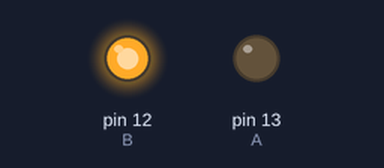
Recording of a sketch running on a simulated Arduino Uno, built with avr-gcc and run on an emulated ATmega328P. Shown: output pins drawn as LEDs (lit = HIGH).

Above: at 1.0 s.
At 5.0 s:
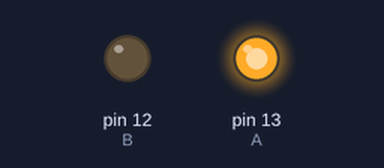
At 7.0 s:
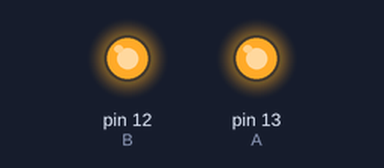
Timing chart, 0 to 10.4 s (numbered marks = the images above):
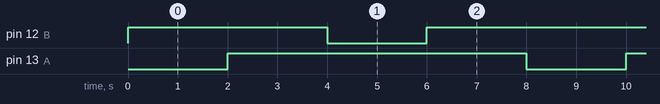

The sketch:

fan_motor.ino
```cpp
int A = 13;
int B = 12;

void setup() {
  pinMode(A,OUTPUT);
  pinMode(B,OUTPUT);
}

void loop() {
  digitalWrite(A,LOW); //팬모터가 A방향으로 회전
  digitalWrite(B,HIGH);
  delay(2000); //2초 후

  digitalWrite(A,HIGH); // 전체 정지
  digitalWrite(B,HIGH);
  delay(2000); //5초 후

  digitalWrite(A,HIGH);
  digitalWrite(B,LOW); //팬모터가 B방향으로 회전
  delay(2000); //2초 후

  digitalWrite(A,HIGH); // 전체 정지
  digitalWrite(B,HIGH);
  delay(2000); //5초 후

}
```

Measured:
- by itself, pin 12 (B): repeats every 8.0 s: LOW 2.0 s, HIGH 6.0 s
- by itself, pin 13 (A): alternates HIGH for 6.0 s and LOW for 2.0 s
- by itself, everything shown: repeats every 8.0 s, in 4 steps
